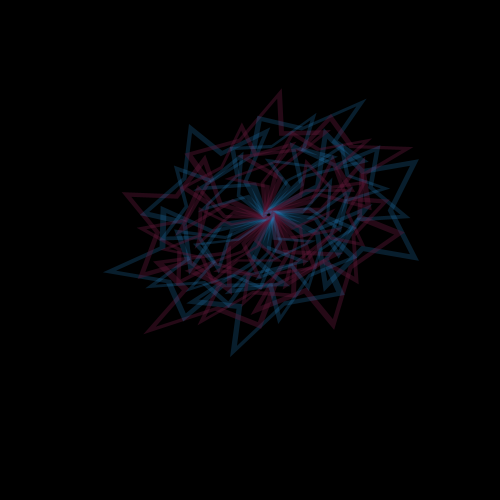
Frame 1 (no input)
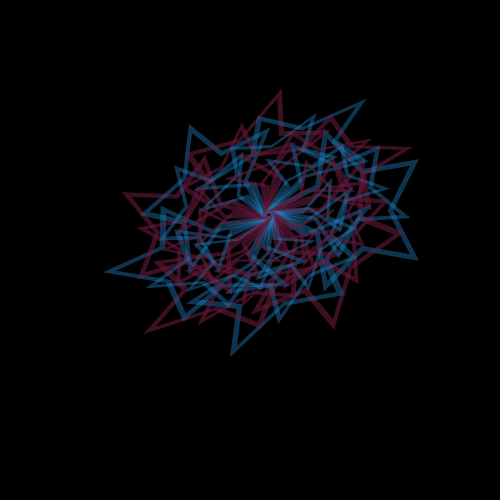
Frame 2 (the mouse pressed at the canvas centre, redrawn once)

The Processing sketch that drew these frames (run headless with seeded random() and noise(); the mouse was pressed at the canvas centre and the sketch redrawn once):

// Processing sketch: processing_84747
// ── processing_84747.pde

void setup(){
 smooth();
  background(0);
  size(500, 500);
}
void draw(){

mouseX=100;
mouseY=100;
float x=20;//mouseX;
float y=40;//mouseY;
float n=5;//3+random(8); // nombre de cotes du polygone
float R=40;//+random(50); // rayon du polygone 
float r=4*R/2; // rayon de l'etoile polygonale
color bleu=color(35,137,203);
color rose=color(95,24,56);
strokeWeight(5);
noFill();
float pisn=PI/n;
translate(width/2+r,height/2-r);
//for(int j=0;j</*n*5*/1;j++){/*{forme simple*/
for(int j=0;j<=n*5;j++)
{if (j%2==0){
  stroke(bleu,56);}
  else{
  stroke(rose,99);}//(on fait une variable avec les couleurs) si la boucle est paire ou impaire)
// dessin des n sommets du polygone
beginShape();
for(int k=0;k<n;k++) {
if (n%2==0){ // cas du polygone a un nombre pair de sommets
  vertex(x+R*cos(k*2*pisn-pisn),y-R*sin(k*2*pisn-pisn));
  vertex(x+r*cos(k*2*pisn-2*pisn),y-r*sin(k*2*pisn-2*pisn));
}else{ // cas du polygone a un nombre impair de sommets
  vertex(x+R*cos(k*2*pisn-2*pisn),y-R*sin(k*2*pisn-2*pisn));
  vertex(x+r*cos(k*2*pisn-pisn),y-r*sin(k*2*pisn-pisn));
}
}
endShape(CLOSE);
// dessin des n sommets du polygone
translate(x-10,y-10);
rotate(PI/5); 
//rotate(23*PI/53);
scale(0.8,1.2);
noLoop();
}
}
